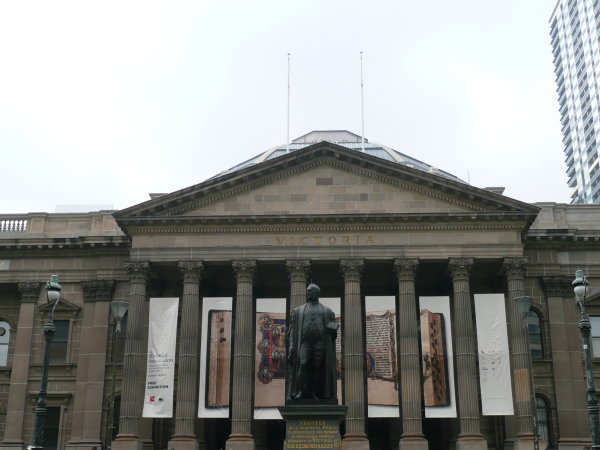
#> input picture nmangla_p1/Phase1/Data/Train/Set1/1.jpg, 600 x 450 px; its folder holds 3 pictures in this run
$ python Wrapper.py
#> lines starting #> are read from the running program, lines starting #| are printed output that depends on the picture


"""
CMSC733 Spring 2021: Classical and Deep Learning Approaches for
Geometric Computer Vision
Project1: MyAutoPano: Phase 1 Starter Code

Author(s):
Naveen Mangla (nmangla.umd.edu)
University of Maryland, College Park
"""
import random
import cv2
import numpy as np
import glob
import copy
import argparse
import matplotlib.pyplot as plt

###########   ANMS   ############################


def ANMS(img, best):
    print("Performing ANMS")
    img2 = copy.deepcopy(img)
    gray = cv2.cvtColor(img, cv2.COLOR_BGR2GRAY)
    gray = np.float32(gray)
    dst = cv2.goodFeaturesToTrack(gray,1000, 0.01,10)

    p, _, _ = dst.shape
    print(p, "Features Detected")

    ED = 0
    r = np.ones((p, 3))
    r[:, 0] = np.exp(50)
    for i in range(p):
        for j in range(p):
            xi = int(dst[i, :, 0])
            yi = int(dst[i, :, 1])
            xj = int(dst[j, :, 0])
            yj = int(dst[j, :, 1])
            if gray[yi, xi] > gray[yj, xj]:
                ED = (xj-xi)**2 + (yj-yi)**2
            if ED < r[i, 0]:
                r[i, 0] = ED
                r[i, 2] = xi
                r[i, 1] = yi
    result = r[np.argsort(r[:, 0])]
    result = np.flipud(r)[:best, :]

    return result

###############   FEATURE DESCRIPTOR   ######################################


def fdis(path, img, best, patch_size):
    print("Describing Features")
    corners = ANMS(img, best)
    X = corners[:, 1:]
    mid = patch_size/2
    gray = cv2.cvtColor(img, cv2.COLOR_BGR2GRAY)
    sample = []
    points = []
    for i in range(X.shape[0]):
        x0 = X[i, 0]
        y0 = X[i, 1]
        if (mid < x0 < gray.shape[0]-mid and mid < y0 < gray.shape[1]-mid):
            patch = gray[int(x0-mid):int(x0+mid), int(y0-mid):int(y0+mid)]
            dst = cv2.GaussianBlur(patch, (5, 5), cv2.BORDER_DEFAULT)
            res = cv2.resize(
                patch, (8, 8), interpolation=cv2.INTER_LINEAR)

            cv2.imwrite(path+'/Code/solution/feature' +
                        str(i)+'.png', patch)
            res_vector = np.reshape(res, (64, 1))
            res_vector = res_vector-np.mean(res_vector)
            res_vector = res_vector / (np.std(res_vector))
            point = (x0, y0)
            points.append(point)
            sample.append(res_vector)
    return sample, points

#################    CROPING THE FINAL IMAGE  #############################


def crop(img):
    gray = cv2.cvtColor(img, cv2.COLOR_BGR2GRAY)
    _, thresh = cv2.threshold(gray, 1, 255, cv2.THRESH_BINARY)

    contours, hierarchy = cv2.findContours(
        thresh, cv2.RETR_EXTERNAL, cv2.CHAIN_APPROX_SIMPLE)
    cnt = contours[0]
    x, y, w, h = cv2.boundingRect(cnt)

    crop = img[y:y+h, x:x+w]
    return crop

##############      MATHING FEATURES      #####################


def match_features(path, im1, im2, best):
    size = 41
    fet1, cor1 = fdis(path, im1, best, size)
    fet2, cor2 = fdis(path, im2, best, size)

    if len(fet1) == len(cor1) and len(fet2) == len(cor2):
        p = len(fet1)
        q = len(fet2)
        data = list()
        for i in range(p):
            points = np.zeros((1, 3))
            points[0, 1] = cor1[i][0]
            points[0, 2] = cor1[i][1]
            dsum = np.zeros((1, 3))
            for j in range(q):
                dis = (fet1[i]-fet2[j])**2
                dsum[0, 0] = np.sum(dis)
                dsum[0, 1] = cor2[j][0]
                dsum[0, 2] = cor2[j][1]
                points = np.vstack((points, dsum))
            data.append(points)
        pair_stack = []
        for point in data:
            sorted_dis = point[point[:, 0].argsort()]
            ratio = sorted_dis[1, 0]/sorted_dis[2, 0]
            if ratio < 0.7:
                pair = np.vstack((sorted_dis[0, 1:], sorted_dis[1, 1:]))
                pair_stack.append(pair)
        print("Features Matched =", len(pair_stack))
        if len(pair_stack) < 5:
            print("Very less features,cant match")
            return [], False
        else:

            return pair_stack, True


##################################################################


def draw(stack, im1, im2):

    temp = np.zeros((max(im1.shape[0], im2.shape[0]), im1.shape[1] +
                    im2.shape[1], im1.shape[2]), type(im1.flat[0]))
    temp[:im1.shape[0], :im1.shape[1], :] = im1
    temp[:im2.shape[0], im1.shape[1]:, :] = im2
    # temp = cv2.hconcat([im1, im2])
    for i in range(len(stack)):
        x1 = int(stack[i][0, 1])
        y1 = int(stack[i][0, 0])
        x2 = int(stack[i][1, 1] + im1.shape[1])
        y2 = int(stack[i][1, 0])

        cv2.line(temp, (x1, y1), (x2, y2), (0, 255, 255), 1)
        cv2.circle(temp, (x1, y1), 3, 255, -1)
        cv2.circle(temp, (x2, y2), 3, 255, -1)

    return temp

##################################################################


def Homography(path, img1, img2, best, thresh, N):
    pairs, flag = match_features(path, img1, img2, best)
    if flag:
        model, status = RANSAC(pairs, thresh, N)
        im12 = draw(model, img1, img2)
        cv2.imwrite(path+"/Code/solution/RANSAC.png", im12)
        source = np.float32([p[0, :] for p in model])
        dest = np.float32([p[1, :] for p in model])
        L, _ = cv2.findHomography(np.float32(source), np.float32(dest))
        return L, status
    else:
        print("Skipping")
        return [], False


##################################################################

def RANSAC(pairs, thresh, N):
    new = 0
    model = []
    for n in range(N):
        iliners = list()
        pair = list()
        while len(pair) < 4:
            ind = np.random.randint(0, len(pairs))
            if ind not in pair:
                pair.append(ind)
        p1 = np.array([pairs[pair[0]][0, :], pairs[pair[1]][0, :], pairs[pair[2]]
                       [0, :], pairs[pair[3]][0, :]], np.float32)
        p2 = np.array([pairs[pair[0]][1, :], pairs[pair[1]][1, :], pairs[pair[2]]
                       [1, :], pairs[pair[3]][1, :]], np.float32)
        H = cv2.getPerspectiveTransform(p1, p2)
        for i in range(len(pairs)):

            expected = np.dot(H, np.array([pairs[i][0, 0], pairs[i][0, 1], 1]))
            if expected[2] == 0:
                expected[2] = np.exp(-50)
            px = expected[0]/(expected[2])
            py = expected[1]/(expected[2])
            expected = np.array([px, py])
            expected = np.float32([point for point in expected])
            real = np.array([pairs[i][1, 0], pairs[i][1, 1]])
            if np.linalg.norm(expected-real) < thresh:

                iliners.append(i)
        if new < len(iliners):
            new = len(iliners)
            model = [pairs[i] for i in iliners]
    if len(model) < 5:
        print("Not enough RANSAC Match  "+str(len(model))+" found")
        return model, False
    else:
        print(str(len(model))+" found")
        return model, True

##################################################################


def stitch(H, img1, img2):

    print("Stitching")
    p, q, _ = img1.shape
    origin = np.float32([[0, 0, 1], [q, 0, 1], [0, p, 1], [q, p, 1]]).T

    p_m = np.matmul(H, origin)

    px = [p_m[0, i]/p_m[2, i] for i in range(p_m.shape[1])]
    py = [p_m[1, i]/p_m[2, i]for i in range(p_m.shape[1])]
    ymax = np.max(py)
    xmax = np.max(px)
    xmin = np.min(px)
    ymin = np.min(py)
    T = np.float32([[1, 0, -1*xmin], [0, 1, -1*ymin], [0, 0, 1]])
    H = np.dot(T, H)
    shape = (int(xmax-xmin+img1.shape[1]), int(ymax-ymin+img1.shape[0]))
    im3 = cv2.warpPerspective(img1, H, shape)
    for x in range(img2.shape[0]):
        for y in range(img2.shape[1]):
            img2_x = int(x + abs(xmin))
            img2_y = int(y + abs(ymin))
            im3[img2_x, img2_y, :] = img2[x, y, :]
    return crop(im3)
##################################################################

def Blend(path, images, best, thresh, N):
    img1 = images[0]

    for img in images[1:2]:
        H, status = Homography(path, img1, img, best, thresh, N)
        if not status:
            print('Cannot Stitch')
            break
        else:
            img1 = stitch(H, img1, img)

    return img1

##############################################################
##############################################################
##############################################################


def main():
    Parser = argparse.ArgumentParser()
    Parser.add_argument('--BasePath', default='/home/naveen/CMSC733/nmangla_p1/Phase1/Data/Train/Set1',
                        help='Give your path')

    Args = Parser.parse_args()
    BasePath = Args.BasePath

    images = [cv2.imread(file)
              for file in sorted(glob.glob(str(BasePath)+'/*.jpg'))]
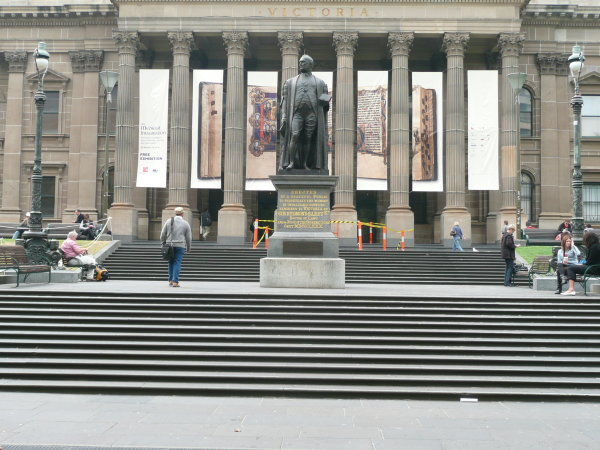
#> input picture nmangla_p1/Phase1/Data/Train/Set1/2.jpg, 600 x 450 px
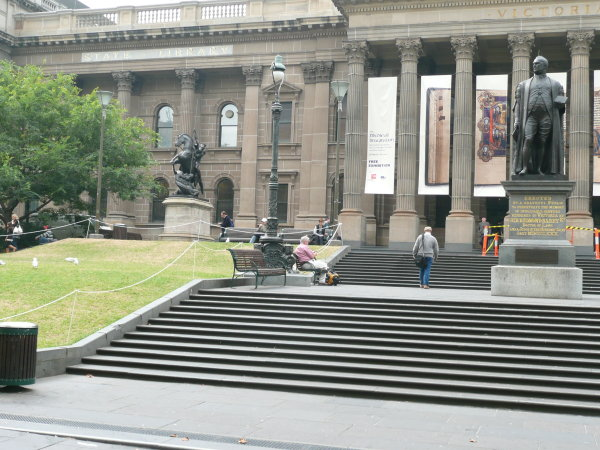
#> input picture nmangla_p1/Phase1/Data/Train/Set1/3.jpg, 600 x 450 px
#> images = 3 items

    path = '/home/naveen/CMSC733/nmangla_p1/Phase1'
    # [28 lines of commented-out code are left out]


    mypano = Blend(path, images, best =700, thresh=40, N=4000)
#> in Blend, img1 is the input picture: shape (450, 600, 3); mean B, G, R 144.3, 147.2, 145.6
#> the loop in Blend, `for img in images[1:2]:` made 1 pass
#> (flag in Homography, status) on pass 1: (True, True)
#| Describing Features
#| Performing ANMS
#| 616 Features Detected
#| Describing Features
#| Performing ANMS
#| 711 Features Detected
#| Features Matched = 174
#| 156 found
#| Stitching
#> pass 1, in fdis, `cv2.imwrite(path+'/Code/solution/feature' + str(i)+'.png', patch)`:
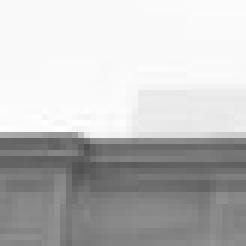
#> saved as feature0.png: shape (41, 41) (shown 6 times larger); min 80, max 254, mean 191
#> pass 1, in fdis, `cv2.imwrite(path+'/Code/solution/feature' + str(i)+'.png', patch)`:
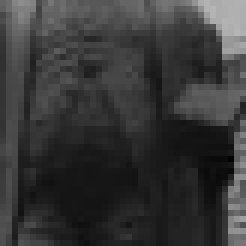
#> saved as feature1.png: shape (41, 41) (shown 6 times larger); min 2, max 181, mean 55.5
#> after the loop in Blend, `for img in images[1:2]:`:
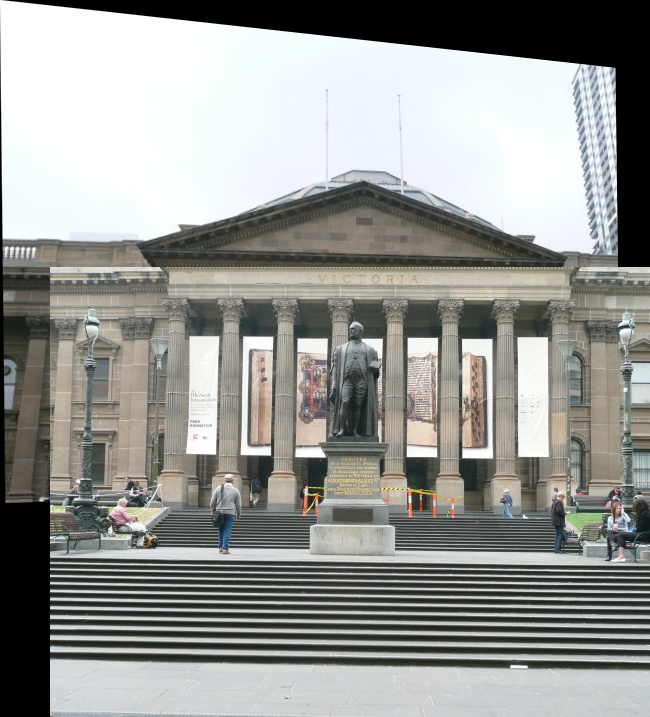
#> img1: shape (717, 650, 3); mean B, G, R 147.2, 150.7, 149.4

    cv2.imwrite(path+"/Code/solution/mypano.png", mypano)


if __name__ == '__main__':
    main()
